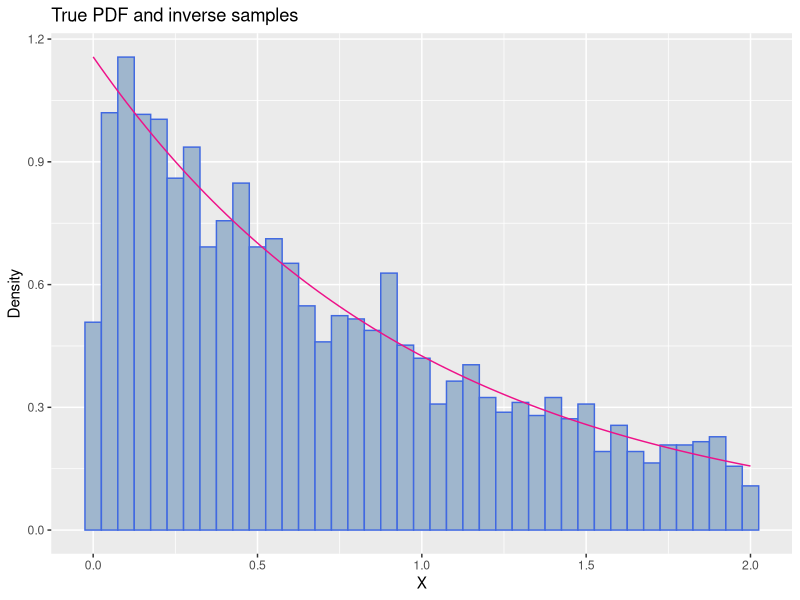
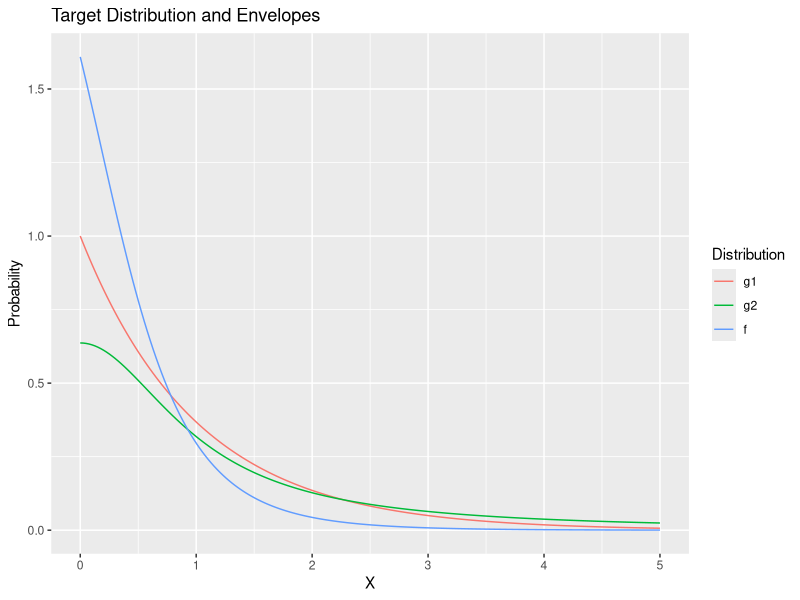
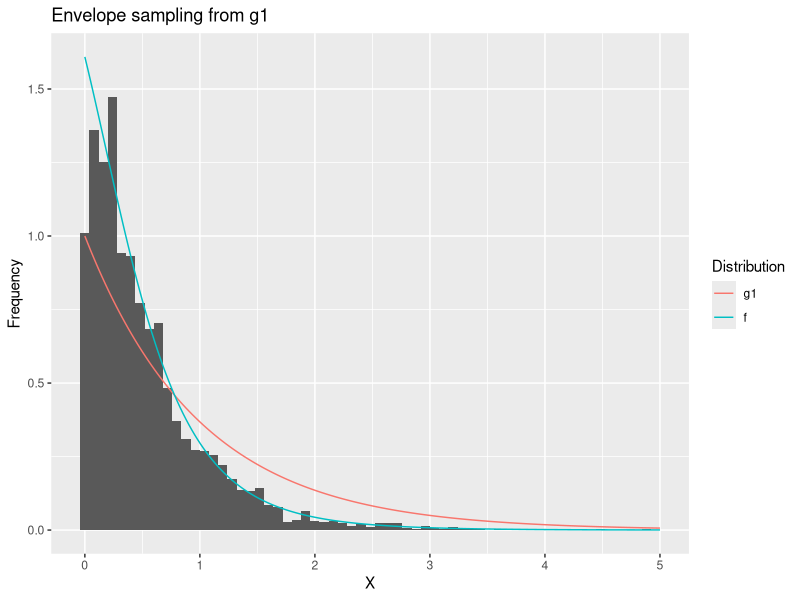
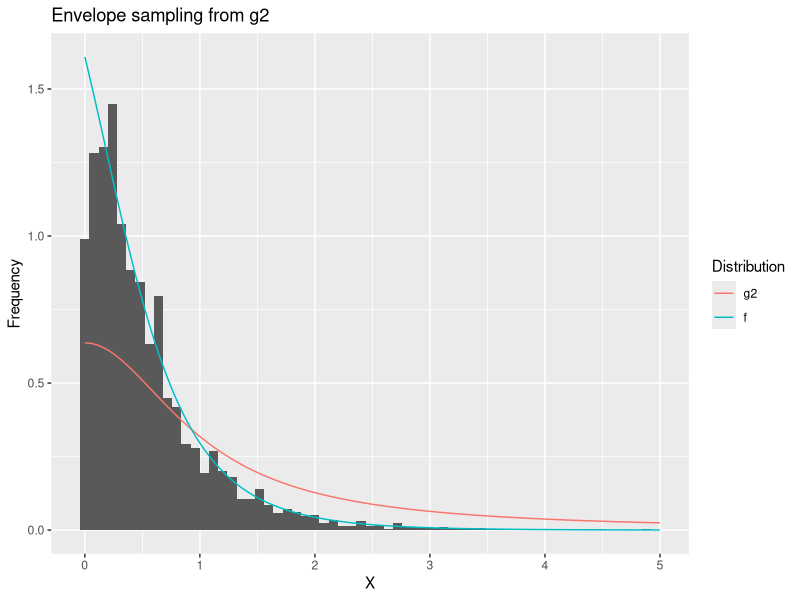

Generate these figures, in order, with R:
## ---- chunk 1
expr <- function(theta) { ((1/4)*theta)/(1/2 + (1/4)*theta) }
B <- 100
x <- c(125,21,20,33)
thetas <- seq(0,1,by=0.25)
em.1 <- function(theta) {
    for(i in 1:B) {
        theta <- (x[1]*expr(theta) + x[4])/(x[2] + x[3] + x[1]*expr(theta) + x[4])
    }
  theta
}
results = sapply(thetas,em.1)
results
## ---- chunk 2
a=0.60157

results[1]-a
## ---- chunk 3
data <- c(2.3,2.5,1.1,3.1)
labels <- c(1,0,0,1)
n = length(data)
stopifnot(length(data) == length(labels))

K <- function(alpha.k) {
  cd <- data[which(labels==1)]
  id <- data[which(labels==0)]
  sum(cd^2) + sum((alpha.k^2 + id^2)*exp(-id^2/alpha.k^2))
}

b <- 100
alphas <- seq(1,10,1)
em.2 <- function(alpha) {
  for(i in 1:b) { alpha <- sqrt(K(alpha)/n) }
  alpha
}
results = sapply(alphas,em.2)
results
## ---- chunk 4
library(ggplot2) # pretty plotting


K = 5000 # Number of samples
NN = (1 - exp(-2)) # Normalizing constant


fx = function(x){
                           # pdf for random variable X
    if(x<0){return(0)}
    if(x>2){return(0)}

    r = exp(-x) / NN
    return(r)
}

Fx = function(x){
                           # cdf for random variable X
    if(x<0){return(0)}
    if(x>2){return(0)}

    r = (1 - exp(-x)) / NN
    return(r)
}

Fu = function(u){
                           # Inverse cdf for the random variable X
    if(u<0){return(NaN)}
    if(u>1){return(NaN)}

    r = -log(1 - u*(1-exp(-2)))
    return(r)
}


## Simulate
Fuv = Vectorize(Fu) 
us = runif(K, 0, 1)        # K samples from U(0,1)
inv_xs = Fuv(us)           # Inverse sampling method

## Plot results

plt_xs = seq(0, 2, length.out = 100) # xs for true fx(x) pdf
fxv = Vectorize(fx)
plt_ys = fxv(plt_xs) 

df_tru = data.frame(x_tru = plt_xs, y_tru = plt_ys)
df_sim = data.frame(x_sim = inv_xs)

plt1 = ggplot() +
    geom_histogram( # Simulated distribution
                data = df_sim,
                aes(x = x_sim, y = ..density..),
                binwidth = 0.05,
                color="royalblue",
                fill="slategray3"
            ) +
    geom_line( # True distribution
                data = df_tru,
                aes(x = x_tru, y = y_tru),
                color="deeppink2"
            ) +
    labs(
                title = "True PDF and inverse samples",
                x = "X",
                y = "Density"
            )
plt1
## ---- chunk 5
library(reshape)

K = 5000
NN = 0.62145 # normalizing constant
M1 = 1/NN # Resampling constant fx(x) <= M*g1(x) for all x
M2 = pi/NN


fx = Vectorize(function(x){
   
    if(x<0){return(0)}
    r = exp(-x) / (1+x^2) / NN
    return(r)
})

g1 = Vectorize(function(x){
                          # First envelope density for rejection sampling
    if(x<0){return(0)}
    r = exp(-x)
    return(r)
})

g2 = Vectorize(function(x){
                          # Second envelope density for rejection sampling
    if(x<0){return(0)}
    r = 2/(pi*(1+x^2))
    return(r)
})

## ---- chunk 6
## g1

N = 200 
xdisc = seq(0,5,length.out=N) 
g1i = 1 
i = 1 
g1rs = rep(NA, K) # initialize empty result vector
while(i <= K){
    x = sample(xdisc, 1, prob=g1(xdisc)) 
    u = runif(1)
    w = fx(x)/(M1*g1(x))
    if(w>u){
        
        g1rs[i] = x
        i = i + 1
    }
    g1i = g1i + 1
}

## g2

g2i = 1 # #of loops that this envelope rejection sampling takes
i = 1 
g2rs = rep(NA, K) 
while(i <= K){
    x = sample(xdisc, 1, prob=g2(xdisc))
    u = runif(1)
    w = fx(x)/(M2*g2(x))
    if(w>u){
        
        g2rs[i] = x
        i = i + 1
    }
    g2i = g2i + 1
}



## Plot

true_df = data.frame(x=xdisc,
                     g1=g1(xdisc),
                     g2=g2(xdisc),
                     f=fx(xdisc)
                     )
true_df_m = melt(true_df, id="x")
names(true_df_m) = c("x", "Distribution", "y")

plt3 = ggplot() +
    geom_line(data=true_df_m,
              aes(x=x, y=y, color=Distribution)) +
    labs(title="Target Distribution and Envelopes",
         x="X", y="Probability")
plt3

gsim_df = data.frame(g1=g1rs, g2=g2rs)
plt4 = ggplot() + # g1 simulation results histogram
    geom_histogram(data=gsim_df,
                   mapping=aes(x=g1,y=..density..),
                   binwidth=0.08) +
    geom_line(data=true_df_m[true_df_m$Distribution != "g2",],
              aes(x=x, y=y, color=Distribution)) +
    labs(title="Envelope sampling from g1",
         x="X", y="Frequency")
plt4

plt5 = ggplot() + # g2 simulation results histogram
    geom_histogram(data=gsim_df,
                   mapping=aes(x=g2,y=..density..),
                   binwidth=0.08) +
    geom_line(data=true_df_m[true_df_m$Distribution != "g1",],
              aes(x=x, y=y, color=Distribution)) +
    labs(title="Envelope sampling from g2",
         x="X", y="Frequency")
plt5
